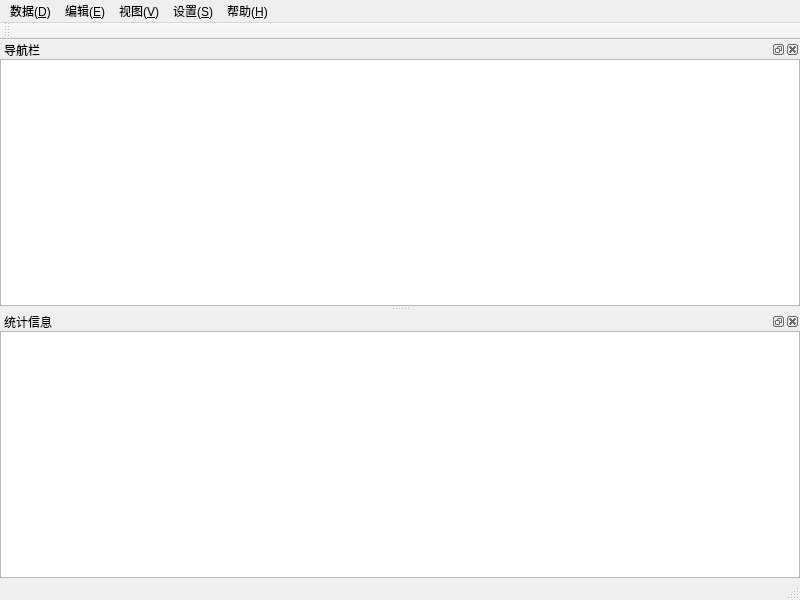
<?xml version="1.0" encoding="UTF-8"?>
<ui version="4.0">
 <author>LiuBao</author>
 <class>MainWin</class>
 <widget class="QMainWindow" name="MainWin">
  <property name="geometry">
   <rect>
    <x>0</x>
    <y>0</y>
    <width>800</width>
    <height>600</height>
   </rect>
  </property>
  <property name="windowTitle">
   <string>PMS</string>
  </property>
  <widget class="QTabWidget" name="centralTabwidget">
   <property name="tabsClosable">
    <bool>true</bool>
   </property>
   <property name="movable">
    <bool>true</bool>
   </property>
  </widget>
  <widget class="QMenuBar" name="menubar">
   <property name="geometry">
    <rect>
     <x>0</x>
     <y>0</y>
     <width>800</width>
     <height>23</height>
    </rect>
   </property>
   <widget class="QMenu" name="viewMenu">
    <property name="title">
     <string>视图(&amp;V)</string>
    </property>
    <addaction name="toolBarAct"/>
    <addaction name="classTreeAct"/>
    <addaction name="statisticsTreeAct"/>
   </widget>
   <widget class="QMenu" name="helpMenu">
    <property name="title">
     <string>帮助(&amp;H)</string>
    </property>
    <addaction name="aboutAct"/>
   </widget>
   <widget class="QMenu" name="configMenu">
    <property name="title">
     <string>设置(&amp;S)</string>
    </property>
    <addaction name="classMgmtAct"/>
    <addaction name="configAct"/>
   </widget>
   <widget class="QMenu" name="dataMenu">
    <property name="tearOffEnabled">
     <bool>true</bool>
    </property>
    <property name="title">
     <string>数据(&amp;D)</string>
    </property>
    <widget class="QMenu" name="exportMenu">
     <property name="title">
      <string>导出到</string>
     </property>
     <property name="icon">
      <iconset resource="../../Resource.qrc">
       <normaloff>:/Icon/image/table-export.png</normaloff>:/Icon/image/table-export.png</iconset>
     </property>
     <addaction name="toPDFAct"/>
     <addaction name="toExcelAct"/>
    </widget>
    <addaction name="printAct"/>
    <addaction name="exportMenu"/>
    <addaction name="exitAct"/>
   </widget>
   <widget class="QMenu" name="editMenu">
    <property name="tearOffEnabled">
     <bool>true</bool>
    </property>
    <property name="title">
     <string>编辑(&amp;E)</string>
    </property>
    <addaction name="cutAct"/>
    <addaction name="copyAct"/>
    <addaction name="pasteAct"/>
    <addaction name="delAct"/>
   </widget>
   <addaction name="dataMenu"/>
   <addaction name="editMenu"/>
   <addaction name="viewMenu"/>
   <addaction name="configMenu"/>
   <addaction name="helpMenu"/>
  </widget>
  <widget class="QStatusBar" name="statusbar">
   <property name="font">
    <font>
     <family>宋体</family>
    </font>
   </property>
  </widget>
  <widget class="QDockWidget" name="navigationDockWidget">
   <property name="sizePolicy">
    <sizepolicy hsizetype="Expanding" vsizetype="Preferred">
     <horstretch>0</horstretch>
     <verstretch>0</verstretch>
    </sizepolicy>
   </property>
   <property name="floating">
    <bool>false</bool>
   </property>
   <property name="windowTitle">
    <string>导航栏</string>
   </property>
   <attribute name="dockWidgetArea">
    <number>1</number>
   </attribute>
   <widget class="QWidget" name="dockWidgetContents">
    <layout class="QGridLayout" name="gridLayout_2">
     <property name="margin">
      <number>0</number>
     </property>
     <property name="spacing">
      <number>0</number>
     </property>
     <item row="0" column="0">
      <widget class="QTreeWidget" name="navigationTree">
       <property name="font">
        <font>
         <family>宋体</family>
        </font>
       </property>
       <property name="styleSheet">
        <string notr="true">QTreeView::item{height:25px}</string>
       </property>
       <property name="selectionBehavior">
        <enum>QAbstractItemView::SelectItems</enum>
       </property>
       <property name="indentation">
        <number>25</number>
       </property>
       <property name="rootIsDecorated">
        <bool>false</bool>
       </property>
       <property name="uniformRowHeights">
        <bool>true</bool>
       </property>
       <property name="animated">
        <bool>true</bool>
       </property>
       <attribute name="headerVisible">
        <bool>false</bool>
       </attribute>
       <column>
        <property name="text">
         <string notr="true">1</string>
        </property>
       </column>
      </widget>
     </item>
    </layout>
   </widget>
  </widget>
  <widget class="QDockWidget" name="statisticsDockWidget">
   <property name="sizePolicy">
    <sizepolicy hsizetype="Expanding" vsizetype="Preferred">
     <horstretch>0</horstretch>
     <verstretch>0</verstretch>
    </sizepolicy>
   </property>
   <property name="windowTitle">
    <string>统计信息</string>
   </property>
   <attribute name="dockWidgetArea">
    <number>1</number>
   </attribute>
   <widget class="QWidget" name="dockWidgetContents_2">
    <layout class="QGridLayout" name="gridLayout_3">
     <property name="margin">
      <number>0</number>
     </property>
     <property name="spacing">
      <number>0</number>
     </property>
     <item row="0" column="0">
      <widget class="QTreeView" name="statisticsTree">
       <property name="font">
        <font>
         <family>宋体</family>
        </font>
       </property>
      </widget>
     </item>
    </layout>
   </widget>
  </widget>
  <widget class="QToolBar" name="toolBar">
   <property name="windowTitle">
    <string>toolBar</string>
   </property>
   <attribute name="toolBarArea">
    <enum>TopToolBarArea</enum>
   </attribute>
   <attribute name="toolBarBreak">
    <bool>false</bool>
   </attribute>
  </widget>
  <action name="aboutAct">
   <property name="icon">
    <iconset resource="../../Resource.qrc">
     <normaloff>:/Icon/image/information.png</normaloff>:/Icon/image/information.png</iconset>
   </property>
   <property name="text">
    <string>关于</string>
   </property>
  </action>
  <action name="printAct">
   <property name="icon">
    <iconset resource="../../Resource.qrc">
     <normaloff>:/Icon/image/printer.png</normaloff>:/Icon/image/printer.png</iconset>
   </property>
   <property name="text">
    <string>打印</string>
   </property>
   <property name="shortcut">
    <string>Ctrl+P</string>
   </property>
  </action>
  <action name="toPDFAct">
   <property name="icon">
    <iconset resource="../../Resource.qrc">
     <normaloff>:/Icon/image/page_white_acrobat.png</normaloff>:/Icon/image/page_white_acrobat.png</iconset>
   </property>
   <property name="text">
    <string>PDF文件</string>
   </property>
  </action>
  <action name="toExcelAct">
   <property name="icon">
    <iconset resource="../../Resource.qrc">
     <normaloff>:/Icon/image/page_excel.png</normaloff>:/Icon/image/page_excel.png</iconset>
   </property>
   <property name="text">
    <string>Excel文件</string>
   </property>
  </action>
  <action name="exitAct">
   <property name="icon">
    <iconset resource="../../Resource.qrc">
     <normaloff>:/Icon/image/exit.png</normaloff>:/Icon/image/exit.png</iconset>
   </property>
   <property name="text">
    <string>退出</string>
   </property>
   <property name="shortcut">
    <string>Ctrl+Q</string>
   </property>
  </action>
  <action name="toolBarAct">
   <property name="checkable">
    <bool>true</bool>
   </property>
   <property name="text">
    <string>工具栏</string>
   </property>
  </action>
  <action name="classTreeAct">
   <property name="checkable">
    <bool>true</bool>
   </property>
   <property name="text">
    <string>导航栏</string>
   </property>
  </action>
  <action name="statisticsTreeAct">
   <property name="checkable">
    <bool>true</bool>
   </property>
   <property name="text">
    <string>统计信息</string>
   </property>
  </action>
  <action name="copyAct">
   <property name="icon">
    <iconset resource="../../Resource.qrc">
     <normaloff>:/Icon/image/copy.png</normaloff>:/Icon/image/copy.png</iconset>
   </property>
   <property name="text">
    <string>复制</string>
   </property>
  </action>
  <action name="pasteAct">
   <property name="icon">
    <iconset resource="../../Resource.qrc">
     <normaloff>:/Icon/image/paste.png</normaloff>:/Icon/image/paste.png</iconset>
   </property>
   <property name="text">
    <string>粘贴</string>
   </property>
  </action>
  <action name="cutAct">
   <property name="icon">
    <iconset resource="../../Resource.qrc">
     <normaloff>:/Icon/image/cut.png</normaloff>:/Icon/image/cut.png</iconset>
   </property>
   <property name="text">
    <string>剪切</string>
   </property>
  </action>
  <action name="delAct">
   <property name="icon">
    <iconset resource="../../Resource.qrc">
     <normaloff>:/Icon/image/delete.png</normaloff>:/Icon/image/delete.png</iconset>
   </property>
   <property name="text">
    <string>删除</string>
   </property>
  </action>
  <action name="configAct">
   <property name="icon">
    <iconset resource="../../Resource.qrc">
     <normaloff>:/Icon/image/gear.png</normaloff>:/Icon/image/gear.png</iconset>
   </property>
   <property name="text">
    <string>首选项</string>
   </property>
  </action>
  <action name="classMgmtAct">
   <property name="text">
    <string>班级管理</string>
   </property>
  </action>
 </widget>
 <resources>
  <include location="../../Resource.qrc"/>
 </resources>
 <connections/>
</ui>
